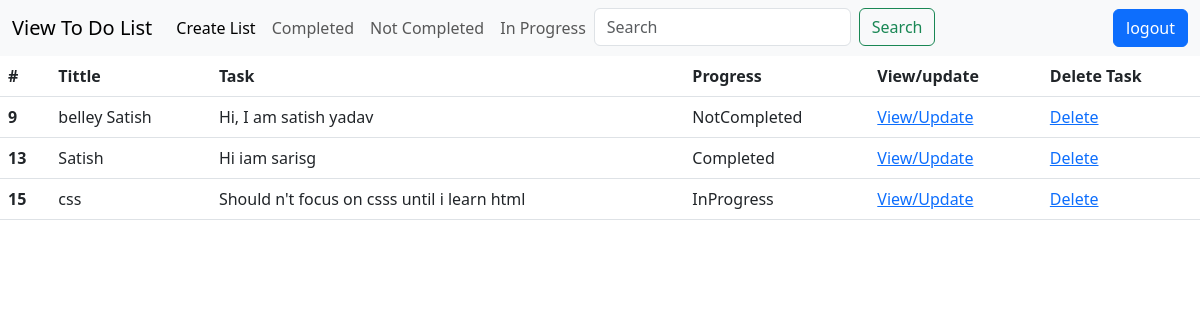
Screenshot of / (signed in) with the database file from the repository.
### authenticate/models.py (models this page shows, shortened)
class to_do_list(models.Model):
    compeltion=(('Completed','Completed'),
                ('NotCompleted','Not Completed'),
                ('InProgress','In Progress'),)
    user=models.ForeignKey(User,on_delete=models.CASCADE)
    Tittle=models.CharField(max_length=50)
    to_do_list=models.TextField(default='',verbose_name='Description')
    completed=models.CharField(max_length=50,choices=compeltion,default='c')

### authenticate/views.py (the view)
# urls.py: path('',views.home,name='home'),
@login_required(login_url='login_user')
def home(request):
    form=to_do_list.objects.filter(user=request.user)
    return render(request,'authenticate/home.html',{'form':form})

### authenticate/templates/authenticate/home.html (shortened to what this page needs)
{% extends "authenticate/basic.html" %}
{% load crispy_forms_tags %}
{% block content %}
<table class="table">
    <thead>
      <tr>
        <th scope="col">#</th>
        <th scope="col">Tittle</th>
        <th scope="col">Task</th>
        <th scope="col">Progress</th>
        <th scope="col">View/update</th>
        <th scope="col">Delete Task</th>
      </tr>
    </thead>
    <tbody>
        {% for value in form %}
      <tr>
        <th scope="row">{{value.id}}</th>
        <td>{{value.Tittle}}</td>
        <td>{{value.to_do_list}}</td>
        <td>{{value.completed}}</td>
        <td><a href="update/{{value.id}}">View/Update</a></td>
        <td><a href="delete/{{value.id}}">Delete</a></td>
      </tr>
      {% endfor %}
    </tbody>
  </table>
{% endblock %}

### rows the page displays
to_do_list: id "9", Tittle "belley Satish", to_do_list "Hi, I am satish yadav", completed "NotCompleted"
to_do_list: id "13", Tittle "Satish", to_do_list "Hi iam sarisg", completed "Completed"
to_do_list: id "15", Tittle "css", to_do_list "Should n't focus on csss until i learn html", completed "InProgress"
